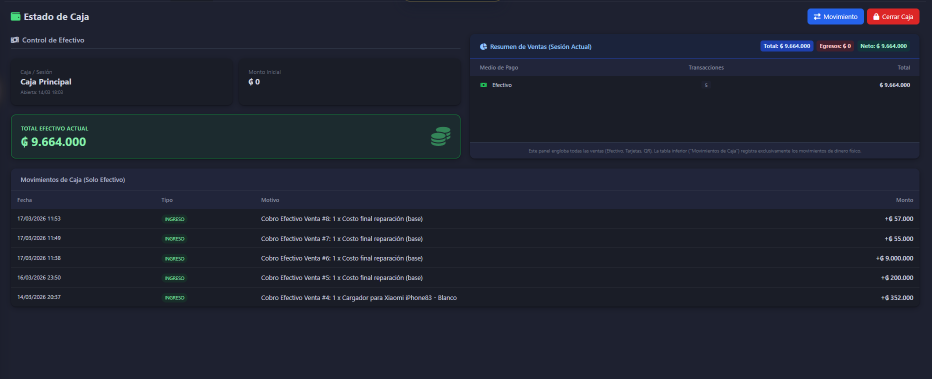
#> input picture publicidad_ads/imagenes/caja_datos.png, 1864 x 757 px (shown at 1/2 size)
$ python -i imagenes.py   (imports and definitions only)
#> lines starting #> are read from the running program, lines starting #| are printed output that depends on the picture
#> further down, picture is the input picture: PIL image 1864x757 RGBA; mean R, G, B, A 31, 35.2, 48.8, 255
import os
import uuid
from datetime import datetime
from werkzeug.utils import secure_filename
from PIL import Image, ImageChops, ImageOps, UnidentifiedImageError

CARD_IMAGE_SIZE = (480, 480)


# [6 lines left out: function nombre_derivado_imagen, not called in this run]


def _recortar_bordes(img: Image.Image) -> Image.Image:
    trabajo = img.convert("RGBA") if img.mode != "RGBA" else img.copy()
    bbox_alpha = trabajo.getchannel("A").getbbox()
#> bbox_alpha = (0, 0, 1864, 757)
    if bbox_alpha:
        trabajo = trabajo.crop(bbox_alpha)

    if trabajo.width == 0 or trabajo.height == 0:
        return img

    fondo = Image.new("RGBA", trabajo.size, trabajo.getpixel((0, 0)))
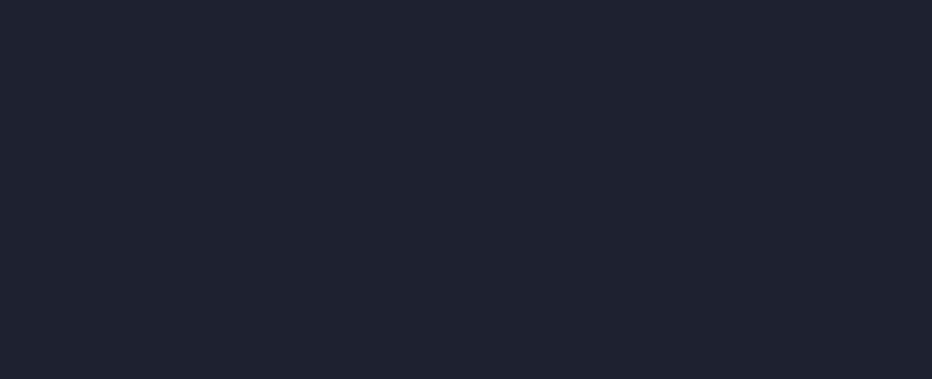
#> fondo: PIL image 1864x757 RGBA (shown at 1/2 size); mean R, G, B, A 30, 33, 48, 255
    diff = ImageChops.difference(trabajo, fondo)
    diff = ImageChops.add(diff, diff, 2.0, -12)
    bbox = diff.getbbox()
#> bbox = None
    if bbox:
        trabajo = trabajo.crop(bbox)

    return trabajo


# [146 lines left out: functions _max_image_pixels, rotar_imagen_guardada, generar_derivado_imagen, procesar_y_guardar_imagen, not called in this run]

>>> from PIL import Image
>>> picture = Image.open('../../publicidad_ads/imagenes/caja_datos.png')
>>> result = _recortar_bordes(picture)
